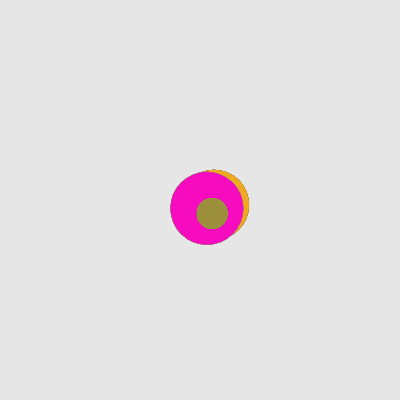
Frame 1 (no input)
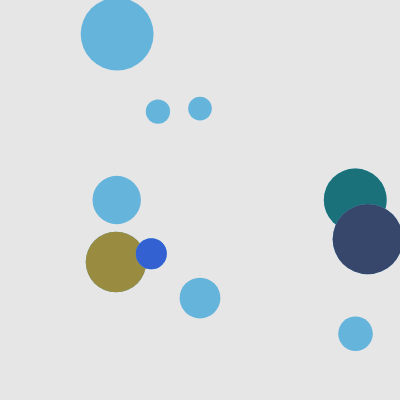
Frame 60 (no input)
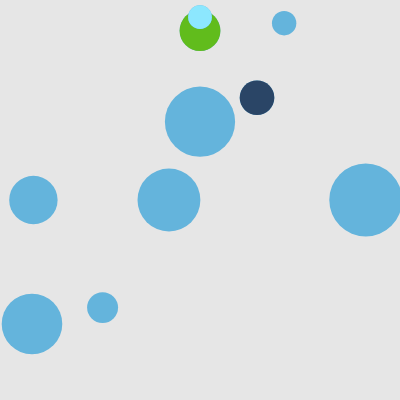
Frame 120 (the mouse pressed at the canvas centre since frame 60)

The p5.js sketch that drew these frames (run headless with seeded random() and noise() and a simulated clock; from frame 60 on, the mouse is pressed at the canvas centre):

// p5.js sketch
// ── sketch.js
let balls = [];

function setup() {
  createCanvas(400, 400);
  // make 2 balls to start
   for (let i = 0; i < 10; i++) {
  balls.push(new Ball(width/2, height/2));
  rectMode (CENTER);
}
}

function draw() {
  background(230);

  // update & display each ball
  for (let i = 0; i < balls.length; i++) {
    balls[i].move();
    balls[i].show();
    // check collision with others
    balls[i].checkCollision(balls);
  }
}

class Ball {
  constructor(x, y) {
    this.r = random (10, 40);
    this.pos = createVector(x, y);
    this.vel = createVector(random(0, 15), random(0, 15));
  }

  move() {
    this.pos.add(this.vel);
    // wrap around edges
    if (this.pos.x < this.r || this.pos.x > width - this.r) {this.vel.x *= -1;}
    if (this.pos.y < this.r || this.pos.y > height - this.r) {this.vel.y *= -1;}
   
  }

 show() {
    fill(100, 180, 220);
    noStroke();
    ellipse(this.pos.x, this.pos.y, this.r * 2);
  }

  checkCollision(others) {
    for (let i = 0; i < others.length; i++) {
      // Make sure we do not compare the ball to itself
      if (others[i] !== this) {
        let other = others[i];
        let d = dist(this.pos.x, this.pos.y, other.pos.x, other.pos.y);
        if (d < this.r + other.r) {
          push();
          // stroke(200, 60, 60);
          // strokeWeight(4);
          // noFill();
          fill (random (255), random (255), random (255));
          ellipse(this.pos.x, this.pos.y, this.r*2); // highlight on collision
          // noFill();
          // rect(this.pos.x, this.pos.y, 200);
          pop();
          
          // this.r = this.r + 2;
        }
      }
    }
  }
}
